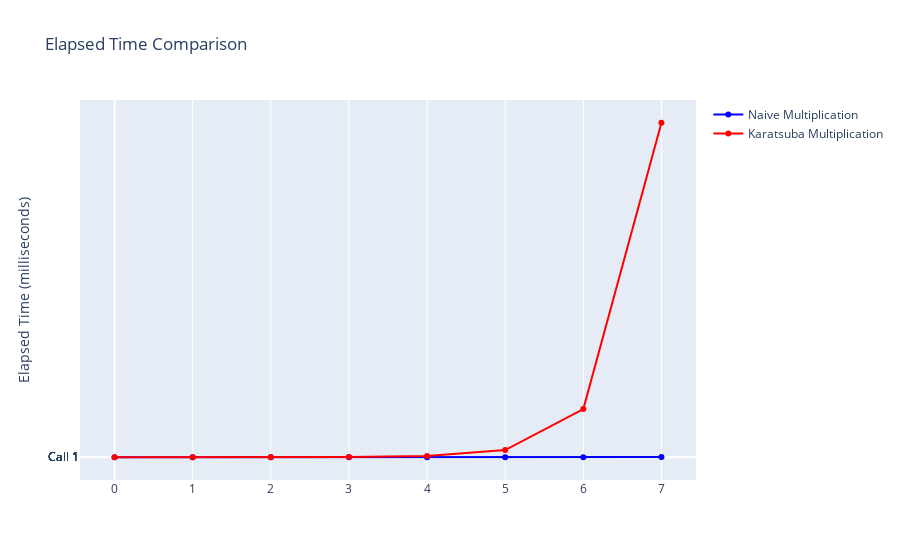

The cell this chart's notebook holds for it:
### Code cell
fig = go.Figure()
y_labels = [f"Call {i+1}" for i in range(pairs_count)]
fig.add_trace(
    go.Scatter(
        y=naive_times,
        mode="lines+markers",
        name="Naive Multiplication",
        line=dict(color="blue"),
    )
)
fig.add_trace(
    go.Scatter(
        y=strassed_times,
        mode="lines+markers",
        name="Karatsuba Multiplication",
        line=dict(color="red"),
    )
)
fig.update_layout(
    title="Elapsed Time Comparison",
    yaxis_title="Elapsed Time (nanoseconds)",
    yaxis_tickmode="array",
    yaxis_tickvals=list(range(len(y_labels))),
    yaxis_ticktext=y_labels,
    showlegend=True,
)
fig.show()

### Figure 1 — Plotly figure (JSON) as saved in the notebook; plotly's stock layout.template omitted (floating-point values rounded to 4 significant figures)
{"data": [{"line": {"color": "blue"}, "mode": "lines+markers", "name": "Naive Multiplication", "type": "scatter", "y": [63000, 3000, 5000, 2000, 4000, 56000, 209000, 2119000]}, {"line": {"color": "red"}, "mode": "lines+markers", "name": "Karatsuba Multiplication", "type": "scatter", "y": [16000, 155000, 246000, 1348000, 10923000, 67703000, 454733000, 3156032000]}], "layout": {"showlegend": true, "title": {"text": "Elapsed Time Comparison"}, "yaxis": {"tickmode": "array", "ticktext": ["Call 1", "Call 2", "Call 3", "Call 4", "Call 5", "Call 6", "Call 7", "Call 8"], "tickvals": [0, 1, 2, 3, 4, 5, 6, 7], "title": {"text": "Elapsed Time (milliseconds)"}}}}
